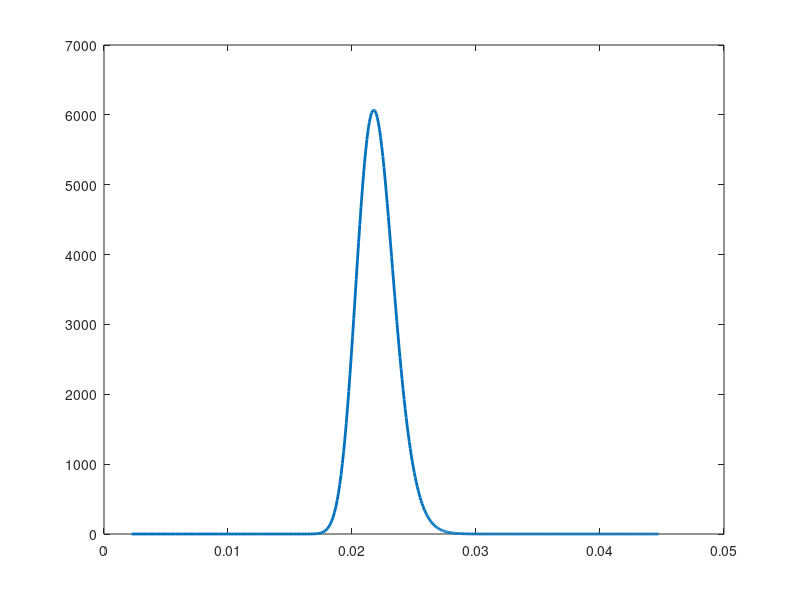

Write the MATLAB code that produced this figure. (Note: this script raises an error after producing the figure.)
% Bayesian Estimation of Volatility without Toolboxes
% BuyPolar Capital - Bayesian Volatility Module (MATLAB)

%% Simulate returns
n = 100;
sigma_true = 0.02; % true volatility (daily)
rng(42);
returns = sigma_true * randn(n,1);

%% Prior parameters for inverse-gamma
alpha0 = 3;   % prior shape
beta0 = 1e-4; % prior scale

%% Sufficient stats for posterior
alpha_post = alpha0 + n/2;
beta_post = beta0 + 0.5 * sum(returns.^2);

%% Posterior distribution (over variance)
var_grid = linspace(1e-6, 0.002, 500);
post_pdf = ((beta_post^alpha_post) ./ gamma(alpha_post)) .* (var_grid.^(-alpha_post-1)) .* exp(-beta_post ./ var_grid);

%% Plot
if ~exist('plots', 'dir')
    mkdir('plots');
end

figure;
plot(sqrt(var_grid), post_pdf, 'LineWidth', 2);
xline(sigma_true, '--r', 'True Volatility');
title('Posterior Distribution of Volatility');
xlabel('Volatility (sigma)'); ylabel('Posterior Density');
grid on;

print(gcf, fullfile('plots','bayesian_volatility_estimation'), '-dpdf');

disp('Bayesian volatility estimation complete. Plot saved.');
